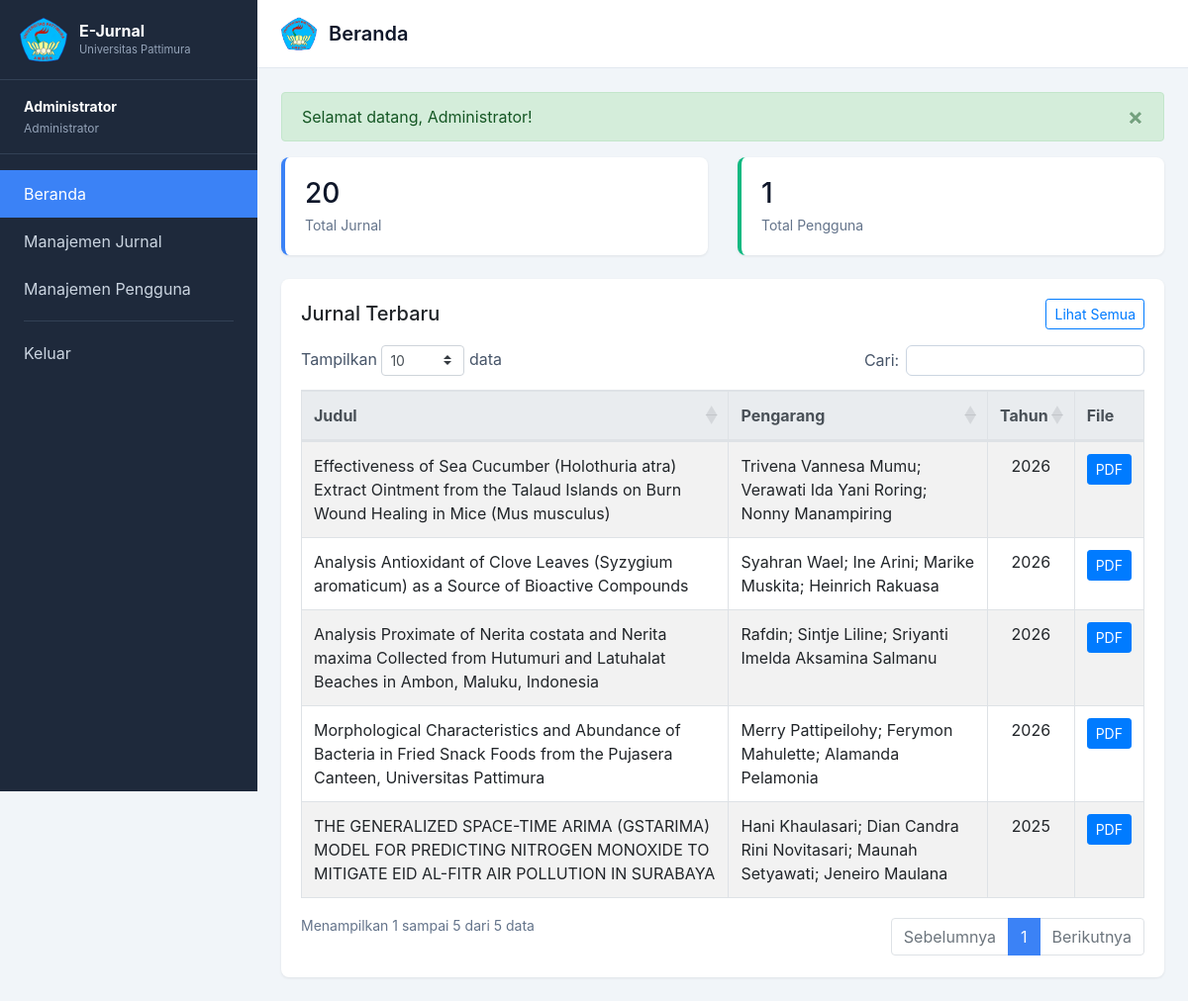
The page /pages/dashboard.php (signed in) on the database its author committed.
### tables this page shows
CREATE TABLE IF NOT EXISTS `jurnal` (
  `id` int NOT NULL AUTO_INCREMENT,
  `judul` varchar(255) NOT NULL,
  `pengarang` varchar(255) NOT NULL,
  `tahun` int NOT NULL,
  `volume` int NOT NULL,
  `no` int NOT NULL,
  `halaman` varchar(50) NOT NULL,
  `file` varchar(255) NOT NULL,
  `created_at` timestamp NULL DEFAULT CURRENT_TIMESTAMP,
  PRIMARY KEY (`id`)
);

### config/helpers.php (called while the page is built, shortened)
<?php
function base_url($path = '')
{
    static $base = null;
    if ($base === null) {
        $docRoot = str_replace('\\', '/', realpath($_SERVER['DOCUMENT_ROOT']));
        $rootPath = str_replace('\\', '/', ROOT_PATH);
        if ($docRoot && strpos($rootPath, $docRoot) === 0) {
            $base = rtrim(substr($rootPath, strlen($docRoot)), '/') . '/';
        } else {
            $base = '/';
        }
    }
    return $base . ltrim($path, '/');
}
function url($path = '')
{
    return base_url($path);
}
function e($string)
{
    return htmlspecialchars((string) $string, ENT_QUOTES, 'UTF-8');
}

### pages/dashboard.php (the view, shortened to what this page needs)
<?php
require_once __DIR__ . '/../config/bootstrap.php';
$total_jurnal = mysqli_fetch_assoc(mysqli_query($koneksi, 'SELECT COUNT(*) AS jumlah FROM jurnal'))['jumlah'];
$total_pengguna = mysqli_fetch_assoc(mysqli_query($koneksi, 'SELECT COUNT(*) AS jumlah FROM pengguna'))['jumlah'];
$jurnal_terbaru = mysqli_query($koneksi, 'SELECT * FROM jurnal ORDER BY id DESC LIMIT 5');
require_once ROOT_PATH . '/includes/layout_awal.php';
?>
<div class="row mb-4">
    <div class="col-md-6 mb-3 mb-md-0">
        <div class="stat-card">
            <h3><?php echo (int) $total_jurnal; ?></h3>
            <p>Total Jurnal</p>
        </div>
    </div>
    <div class="col-md-6">
        <div class="stat-card" style="border-left-color:#10b981;">
            <h3><?php echo (int) $total_pengguna; ?></h3>
            <p>Total Pengguna</p>
        </div>
    </div>
</div>
<div class="card-panel">
    <div class="d-flex justify-content-between align-items-center mb-3">
        <h5 class="mb-0">Jurnal Terbaru</h5>
        <a href="<?php echo url('pages/jurnal/index.php'); ?>" class="btn btn-sm btn-outline-primary">Lihat Semua</a>
    </div>
    <div class="table-responsive">
        <table id="tabel-jurnal-terbaru" class="table table-bordered table-striped mb-0 datatable-admin" data-no-order="3">
            <thead class="thead-light text-center">
                <tr>
                    <th>Judul</th>
                    <th>Pengarang</th>
                    <th>Tahun</th>
                    <th>File</th>
                </tr>
            </thead>
            <tbody>
                <?php while ($d = mysqli_fetch_assoc($jurnal_terbaru)): ?>
                <tr>
                    <td><?php echo e($d['judul']); ?></td>
                    <td><?php echo e($d['pengarang']); ?></td>
                    <td class="text-center"><?php echo e($d['tahun']); ?></td>
                    <td class="text-center">
                        <a href="<?php echo url(UPLOAD_JURNAL_URL . $d['file']); ?>" target="_blank" class="btn btn-sm btn-primary">PDF</a>
                    </td>
                </tr>
                <?php endwhile; ?>
            </tbody>
        </table>
    </div>
</div>
<?php require_once ROOT_PATH . '/includes/layout_akhir.php'; ?>

### assets/css/admin.css (style rules this page uses)
:root { --sidebar-width: 260px; --sidebar-bg: #1e293b; --sidebar-hover: #334155; --sidebar-active: #3b82f6; --content-bg: #f1f5f9; }
* { box-sizing: border-box; }
body.admin-body { margin: 0; background: var(--content-bg); font-family: -apple-system, BlinkMacSystemFont, "Segoe UI", Roboto, sans-serif; }
.stat-card { background: #fff; border-radius: 0.5rem; padding: 1.25rem; box-shadow: 0 1px 3px rgba(0,0,0,0.08); border-left: 4px solid var(--sidebar-active); }
.stat-card h3 { margin: 0; font-size: 1.75rem; color: #0f172a; }
.stat-card p { margin: 0.25rem 0 0; color: #64748b; font-size: 0.875rem; }
.card-panel { background: #fff; border-radius: 0.5rem; box-shadow: 0 1px 3px rgba(0,0,0,0.08); padding: 1.25rem; }
table.datatable-admin { width: 100% !important; }

### rows shown on the page
jurnal: judul "Effectiveness of Sea Cucumber (Holothuria atra) Extract Ointment from the Talaud Islands on Burn Wound Healing in Mice (Mus musculus)", pengarang "Trivena Vannesa Mumu; Verawati Ida Yani Roring; Nonny Manampiring", tahun "2026"
jurnal: judul "Analysis Antioxidant of Clove Leaves (Syzygium aromaticum) as a Source of Bioactive Compounds", pengarang "Syahran Wael; Ine Arini; Marike Muskita; Heinrich Rakuasa", tahun "2026"
jurnal: judul "Analysis Proximate of Nerita costata and Nerita maxima Collected from Hutumuri and Latuhalat Beaches in Ambon, Maluku, Indonesia", pengarang "Rafdin; Sintje Liline; Sriyanti Imelda Aksamina Salmanu", tahun "2026"
jurnal: judul "Morphological Characteristics and Abundance of Bacteria in Fried Snack Foods from the Pujasera Canteen, Universitas Pattimura", pengarang "Merry Pattipeilohy; Ferymon Mahulette; Alamanda Pelamonia", tahun "2026"
jurnal: judul "THE GENERALIZED SPACE-TIME ARIMA (GSTARIMA) MODEL FOR PREDICTING NITROGEN MONOXIDE TO MITIGATE EID AL-FITR AIR POLLUTION IN SURABAYA", pengarang "Hani Khaulasari; Dian Candra Rini Novitasari; Maunah Setyawati; Jeneiro Maulana", tahun "2025"

### other values the page prints
$pengguna['nama'] "Administrator"
label_peran($pengguna['peran']) "Administrator"
$judul_halaman "Beranda"
$pesan['isi'] "Selamat datang, Administrator!"
$total_jurnal "20"
$total_pengguna "1"
